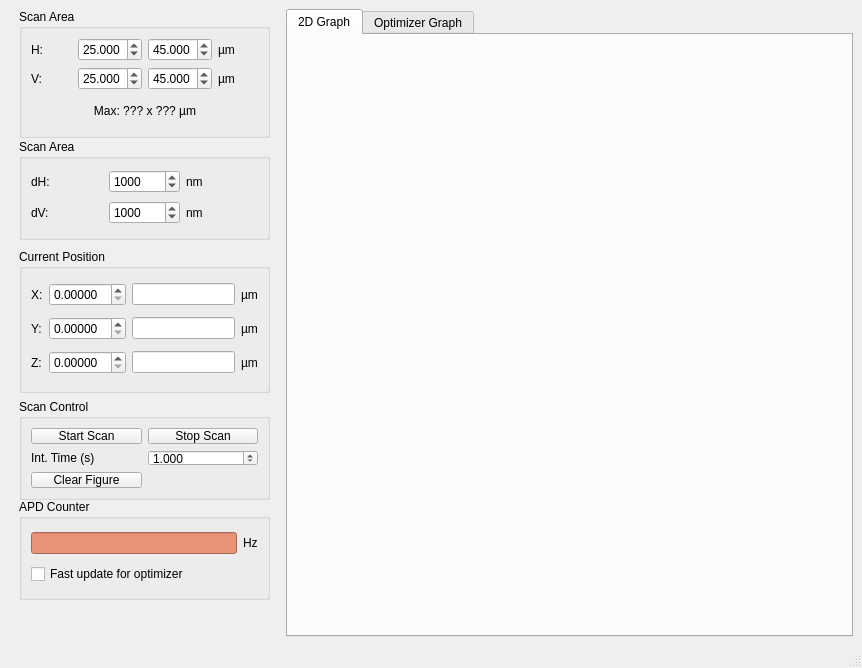
<?xml version="1.0" encoding="UTF-8"?>
<ui version="4.0">
 <class>ConfocalScanMainWindow</class>
 <widget class="QMainWindow" name="ConfocalScanMainWindow">
  <property name="geometry">
   <rect>
    <x>0</x>
    <y>0</y>
    <width>862</width>
    <height>668</height>
   </rect>
  </property>
  <property name="windowTitle">
   <string>Confocal Scan (MCL, NI)</string>
  </property>
  <property name="unifiedTitleAndToolBarOnMac">
   <bool>false</bool>
  </property>
  <widget class="QWidget" name="centralwidget">
   <layout class="QHBoxLayout" name="horizontalLayout_2">
    <item>
     <widget class="QFrame" name="frame">
      <property name="minimumSize">
       <size>
        <width>271</width>
        <height>601</height>
       </size>
      </property>
      <property name="frameShape">
       <enum>QFrame::NoFrame</enum>
      </property>
      <property name="frameShadow">
       <enum>QFrame::Plain</enum>
      </property>
      <widget class="QGroupBox" name="groupBox">
       <property name="geometry">
        <rect>
         <x>10</x>
         <y>0</y>
         <width>251</width>
         <height>129</height>
        </rect>
       </property>
       <property name="title">
        <string>Scan Area</string>
       </property>
       <layout class="QGridLayout" name="gridLayout">
        <item row="0" column="0">
         <widget class="QLabel" name="h_label">
          <property name="text">
           <string>H:</string>
          </property>
         </widget>
        </item>
        <item row="2" column="3">
         <widget class="QLabel" name="label_4">
          <property name="text">
           <string>µm</string>
          </property>
         </widget>
        </item>
        <item row="3" column="1" colspan="2">
         <widget class="QLabel" name="maxdim_label">
          <property name="text">
           <string>Max: ??? x ??? µm</string>
          </property>
          <property name="alignment">
           <set>Qt::AlignCenter</set>
          </property>
         </widget>
        </item>
        <item row="0" column="3">
         <widget class="QLabel" name="label_2">
          <property name="text">
           <string>µm</string>
          </property>
         </widget>
        </item>
        <item row="2" column="0">
         <widget class="QLabel" name="v_label">
          <property name="text">
           <string>V:</string>
          </property>
         </widget>
        </item>
        <item row="0" column="1">
         <widget class="QDoubleSpinBox" name="h0_doubleSpinBox">
          <property name="decimals">
           <number>3</number>
          </property>
          <property name="value">
           <double>25.000000000000000</double>
          </property>
         </widget>
        </item>
        <item row="2" column="1">
         <widget class="QDoubleSpinBox" name="v0_doubleSpinBox">
          <property name="decimals">
           <number>3</number>
          </property>
          <property name="value">
           <double>25.000000000000000</double>
          </property>
         </widget>
        </item>
        <item row="0" column="2">
         <widget class="QDoubleSpinBox" name="h1_doubleSpinBox">
          <property name="decimals">
           <number>3</number>
          </property>
          <property name="value">
           <double>45.000000000000000</double>
          </property>
         </widget>
        </item>
        <item row="2" column="2">
         <widget class="QDoubleSpinBox" name="v1_doubleSpinBox">
          <property name="decimals">
           <number>3</number>
          </property>
          <property name="value">
           <double>45.000000000000000</double>
          </property>
         </widget>
        </item>
       </layout>
      </widget>
      <widget class="QGroupBox" name="groupBox_3">
       <property name="geometry">
        <rect>
         <x>10</x>
         <y>240</y>
         <width>251</width>
         <height>144</height>
        </rect>
       </property>
       <property name="title">
        <string>Current Position</string>
       </property>
       <layout class="QGridLayout" name="gridLayout_3">
        <item row="0" column="0">
         <widget class="QLabel" name="label_10">
          <property name="text">
           <string>X:</string>
          </property>
         </widget>
        </item>
        <item row="0" column="1">
         <widget class="QDoubleSpinBox" name="cx_doubleSpinBox">
          <property name="decimals">
           <number>5</number>
          </property>
         </widget>
        </item>
        <item row="0" column="2">
         <widget class="QLineEdit" name="x_set_lineEdit">
          <property name="sizePolicy">
           <sizepolicy hsizetype="Minimum" vsizetype="Fixed">
            <horstretch>0</horstretch>
            <verstretch>0</verstretch>
           </sizepolicy>
          </property>
         </widget>
        </item>
        <item row="0" column="3">
         <widget class="QLabel" name="label_11">
          <property name="text">
           <string>µm</string>
          </property>
         </widget>
        </item>
        <item row="1" column="0">
         <widget class="QLabel" name="label_12">
          <property name="text">
           <string>Y:</string>
          </property>
         </widget>
        </item>
        <item row="1" column="1">
         <widget class="QDoubleSpinBox" name="cy_doubleSpinBox">
          <property name="decimals">
           <number>5</number>
          </property>
         </widget>
        </item>
        <item row="1" column="2">
         <widget class="QLineEdit" name="y_set_lineEdit">
          <property name="sizePolicy">
           <sizepolicy hsizetype="Minimum" vsizetype="Fixed">
            <horstretch>0</horstretch>
            <verstretch>0</verstretch>
           </sizepolicy>
          </property>
         </widget>
        </item>
        <item row="1" column="3">
         <widget class="QLabel" name="label_13">
          <property name="text">
           <string>µm</string>
          </property>
         </widget>
        </item>
        <item row="2" column="0">
         <widget class="QLabel" name="label_14">
          <property name="text">
           <string>Z:</string>
          </property>
         </widget>
        </item>
        <item row="2" column="1">
         <widget class="QDoubleSpinBox" name="cz_doubleSpinBox">
          <property name="decimals">
           <number>5</number>
          </property>
         </widget>
        </item>
        <item row="2" column="2">
         <widget class="QLineEdit" name="z_set_lineEdit">
          <property name="sizePolicy">
           <sizepolicy hsizetype="Minimum" vsizetype="Fixed">
            <horstretch>0</horstretch>
            <verstretch>0</verstretch>
           </sizepolicy>
          </property>
         </widget>
        </item>
        <item row="2" column="3">
         <widget class="QLabel" name="label_15">
          <property name="text">
           <string>µm</string>
          </property>
         </widget>
        </item>
       </layout>
      </widget>
      <widget class="QGroupBox" name="groupBox_5">
       <property name="geometry">
        <rect>
         <x>10</x>
         <y>490</y>
         <width>251</width>
         <height>101</height>
        </rect>
       </property>
       <property name="title">
        <string>APD Counter</string>
       </property>
       <layout class="QGridLayout" name="gridLayout_5">
        <item row="0" column="1">
         <widget class="QLabel" name="label_16">
          <property name="text">
           <string>Hz</string>
          </property>
         </widget>
        </item>
        <item row="0" column="0">
         <widget class="QLineEdit" name="apd_counter_output_lineEdit">
          <property name="palette">
           <palette>
            <active>
             <colorrole role="WindowText">
              <brush brushstyle="SolidPattern">
               <color alpha="255">
                <red>0</red>
                <green>0</green>
                <blue>0</blue>
               </color>
              </brush>
             </colorrole>
             <colorrole role="Button">
              <brush brushstyle="SolidPattern">
               <color alpha="255">
                <red>232</red>
                <green>146</green>
                <blue>120</blue>
               </color>
              </brush>
             </colorrole>
             <colorrole role="Light">
              <brush brushstyle="SolidPattern">
               <color alpha="255">
                <red>255</red>
                <green>232</green>
                <blue>225</blue>
               </color>
              </brush>
             </colorrole>
             <colorrole role="Midlight">
              <brush brushstyle="SolidPattern">
               <color alpha="255">
                <red>243</red>
                <green>189</green>
                <blue>172</blue>
               </color>
              </brush>
             </colorrole>
             <colorrole role="Dark">
              <brush brushstyle="SolidPattern">
               <color alpha="255">
                <red>116</red>
                <green>73</green>
                <blue>60</blue>
               </color>
              </brush>
             </colorrole>
             <colorrole role="Mid">
              <brush brushstyle="SolidPattern">
               <color alpha="255">
                <red>155</red>
                <green>97</green>
                <blue>80</blue>
               </color>
              </brush>
             </colorrole>
             <colorrole role="Text">
              <brush brushstyle="SolidPattern">
               <color alpha="255">
                <red>0</red>
                <green>0</green>
                <blue>0</blue>
               </color>
              </brush>
             </colorrole>
             <colorrole role="BrightText">
              <brush brushstyle="SolidPattern">
               <color alpha="255">
                <red>255</red>
                <green>255</green>
                <blue>255</blue>
               </color>
              </brush>
             </colorrole>
             <colorrole role="ButtonText">
              <brush brushstyle="SolidPattern">
               <color alpha="255">
                <red>0</red>
                <green>0</green>
                <blue>0</blue>
               </color>
              </brush>
             </colorrole>
             <colorrole role="Base">
              <brush brushstyle="SolidPattern">
               <color alpha="255">
                <red>232</red>
                <green>146</green>
                <blue>120</blue>
               </color>
              </brush>
             </colorrole>
             <colorrole role="Window">
              <brush brushstyle="SolidPattern">
               <color alpha="255">
                <red>232</red>
                <green>146</green>
                <blue>120</blue>
               </color>
              </brush>
             </colorrole>
             <colorrole role="Shadow">
              <brush brushstyle="SolidPattern">
               <color alpha="255">
                <red>0</red>
                <green>0</green>
                <blue>0</blue>
               </color>
              </brush>
             </colorrole>
             <colorrole role="AlternateBase">
              <brush brushstyle="SolidPattern">
               <color alpha="255">
                <red>243</red>
                <green>200</green>
                <blue>187</blue>
               </color>
              </brush>
             </colorrole>
             <colorrole role="ToolTipBase">
              <brush brushstyle="SolidPattern">
               <color alpha="255">
                <red>255</red>
                <green>255</green>
                <blue>220</blue>
               </color>
              </brush>
             </colorrole>
             <colorrole role="ToolTipText">
              <brush brushstyle="SolidPattern">
               <color alpha="255">
                <red>0</red>
                <green>0</green>
                <blue>0</blue>
               </color>
              </brush>
             </colorrole>
            </active>
            <inactive>
             <colorrole role="WindowText">
              <brush brushstyle="SolidPattern">
               <color alpha="255">
                <red>0</red>
                <green>0</green>
                <blue>0</blue>
               </color>
              </brush>
             </colorrole>
             <colorrole role="Button">
              <brush brushstyle="SolidPattern">
               <color alpha="255">
                <red>232</red>
                <green>146</green>
                <blue>120</blue>
               </color>
              </brush>
             </colorrole>
             <colorrole role="Light">
              <brush brushstyle="SolidPattern">
               <color alpha="255">
                <red>255</red>
                <green>232</green>
                <blue>225</blue>
               </color>
              </brush>
             </colorrole>
             <colorrole role="Midlight">
              <brush brushstyle="SolidPattern">
               <color alpha="255">
                <red>243</red>
                <green>189</green>
                <blue>172</blue>
               </color>
              </brush>
             </colorrole>
             <colorrole role="Dark">
              <brush brushstyle="SolidPattern">
               <color alpha="255">
                <red>116</red>
                <green>73</green>
                <blue>60</blue>
               </color>
              </brush>
             </colorrole>
             <colorrole role="Mid">
              <brush brushstyle="SolidPattern">
               <color alpha="255">
                <red>155</red>
                <green>97</green>
                <blue>80</blue>
               </color>
              </brush>
             </colorrole>
             <colorrole role="Text">
              <brush brushstyle="SolidPattern">
               <color alpha="255">
                <red>0</red>
                <green>0</green>
                <blue>0</blue>
               </color>
              </brush>
             </colorrole>
             <colorrole role="BrightText">
              <brush brushstyle="SolidPattern">
               <color alpha="255">
                <red>255</red>
                <green>255</green>
                <blue>255</blue>
               </color>
              </brush>
             </colorrole>
             <colorrole role="ButtonText">
              <brush brushstyle="SolidPattern">
               <color alpha="255">
                <red>0</red>
                <green>0</green>
                <blue>0</blue>
               </color>
              </brush>
             </colorrole>
             <colorrole role="Base">
              <brush brushstyle="SolidPattern">
               <color alpha="255">
                <red>232</red>
                <green>146</green>
                <blue>120</blue>
               </color>
              </brush>
             </colorrole>
             <colorrole role="Window">
              <brush brushstyle="SolidPattern">
               <color alpha="255">
                <red>232</red>
                <green>146</green>
                <blue>120</blue>
               </color>
              </brush>
             </colorrole>
             <colorrole role="Shadow">
              <brush brushstyle="SolidPattern">
               <color alpha="255">
                <red>0</red>
                <green>0</green>
                <blue>0</blue>
               </color>
              </brush>
             </colorrole>
             <colorrole role="AlternateBase">
              <brush brushstyle="SolidPattern">
               <color alpha="255">
                <red>243</red>
                <green>200</green>
                <blue>187</blue>
               </color>
              </brush>
             </colorrole>
             <colorrole role="ToolTipBase">
              <brush brushstyle="SolidPattern">
               <color alpha="255">
                <red>255</red>
                <green>255</green>
                <blue>220</blue>
               </color>
              </brush>
             </colorrole>
             <colorrole role="ToolTipText">
              <brush brushstyle="SolidPattern">
               <color alpha="255">
                <red>0</red>
                <green>0</green>
                <blue>0</blue>
               </color>
              </brush>
             </colorrole>
            </inactive>
            <disabled>
             <colorrole role="WindowText">
              <brush brushstyle="SolidPattern">
               <color alpha="255">
                <red>116</red>
                <green>73</green>
                <blue>60</blue>
               </color>
              </brush>
             </colorrole>
             <colorrole role="Button">
              <brush brushstyle="SolidPattern">
               <color alpha="255">
                <red>232</red>
                <green>146</green>
                <blue>120</blue>
               </color>
              </brush>
             </colorrole>
             <colorrole role="Light">
              <brush brushstyle="SolidPattern">
               <color alpha="255">
                <red>255</red>
                <green>232</green>
                <blue>225</blue>
               </color>
              </brush>
             </colorrole>
             <colorrole role="Midlight">
              <brush brushstyle="SolidPattern">
               <color alpha="255">
                <red>243</red>
                <green>189</green>
                <blue>172</blue>
               </color>
              </brush>
             </colorrole>
             <colorrole role="Dark">
              <brush brushstyle="SolidPattern">
               <color alpha="255">
                <red>116</red>
                <green>73</green>
                <blue>60</blue>
               </color>
              </brush>
             </colorrole>
             <colorrole role="Mid">
              <brush brushstyle="SolidPattern">
               <color alpha="255">
                <red>155</red>
                <green>97</green>
                <blue>80</blue>
               </color>
              </brush>
             </colorrole>
             <colorrole role="Text">
              <brush brushstyle="SolidPattern">
               <color alpha="255">
                <red>116</red>
                <green>73</green>
                <blue>60</blue>
               </color>
              </brush>
             </colorrole>
             <colorrole role="BrightText">
              <brush brushstyle="SolidPattern">
               <color alpha="255">
                <red>255</red>
                <green>255</green>
                <blue>255</blue>
               </color>
              </brush>
             </colorrole>
             <colorrole role="ButtonText">
              <brush brushstyle="SolidPattern">
               <color alpha="255">
                <red>116</red>
                <green>73</green>
                <blue>60</blue>
               </color>
              </brush>
             </colorrole>
             <colorrole role="Base">
              <brush brushstyle="SolidPattern">
               <color alpha="255">
                <red>232</red>
                <green>146</green>
                <blue>120</blue>
               </color>
              </brush>
             </colorrole>
             <colorrole role="Window">
              <brush brushstyle="SolidPattern">
               <color alpha="255">
                <red>232</red>
                <green>146</green>
                <blue>120</blue>
               </color>
              </brush>
             </colorrole>
             <colorrole role="Shadow">
              <brush brushstyle="SolidPattern">
               <color alpha="255">
                <red>0</red>
                <green>0</green>
                <blue>0</blue>
               </color>
              </brush>
             </colorrole>
             <colorrole role="AlternateBase">
              <brush brushstyle="SolidPattern">
               <color alpha="255">
                <red>232</red>
                <green>146</green>
                <blue>120</blue>
               </color>
              </brush>
             </colorrole>
             <colorrole role="ToolTipBase">
              <brush brushstyle="SolidPattern">
               <color alpha="255">
                <red>255</red>
                <green>255</green>
                <blue>220</blue>
               </color>
              </brush>
             </colorrole>
             <colorrole role="ToolTipText">
              <brush brushstyle="SolidPattern">
               <color alpha="255">
                <red>0</red>
                <green>0</green>
                <blue>0</blue>
               </color>
              </brush>
             </colorrole>
            </disabled>
           </palette>
          </property>
          <property name="readOnly">
           <bool>true</bool>
          </property>
         </widget>
        </item>
        <item row="1" column="0">
         <widget class="QCheckBox" name="fast_update_checkBox">
          <property name="text">
           <string>Fast update for optimizer</string>
          </property>
         </widget>
        </item>
       </layout>
      </widget>
      <widget class="QGroupBox" name="groupBox_2">
       <property name="geometry">
        <rect>
         <x>10</x>
         <y>130</y>
         <width>251</width>
         <height>101</height>
        </rect>
       </property>
       <property name="title">
        <string>Scan Area</string>
       </property>
       <layout class="QGridLayout" name="gridLayout_2">
        <item row="1" column="2">
         <widget class="QLabel" name="label_9">
          <property name="text">
           <string>nm</string>
          </property>
         </widget>
        </item>
        <item row="1" column="0">
         <widget class="QLabel" name="dv_label">
          <property name="text">
           <string>dV:</string>
          </property>
         </widget>
        </item>
        <item row="0" column="2">
         <widget class="QLabel" name="label_7">
          <property name="text">
           <string>nm</string>
          </property>
         </widget>
        </item>
        <item row="0" column="0">
         <widget class="QLabel" name="dh_label">
          <property name="text">
           <string>dH:</string>
          </property>
         </widget>
        </item>
        <item row="0" column="1">
         <widget class="QSpinBox" name="dh_spinBox">
          <property name="suffix">
           <string/>
          </property>
          <property name="maximum">
           <number>100000</number>
          </property>
          <property name="singleStep">
           <number>50</number>
          </property>
          <property name="value">
           <number>1000</number>
          </property>
         </widget>
        </item>
        <item row="1" column="1">
         <widget class="QSpinBox" name="dv_spinBox">
          <property name="maximum">
           <number>100000</number>
          </property>
          <property name="singleStep">
           <number>50</number>
          </property>
          <property name="value">
           <number>1000</number>
          </property>
         </widget>
        </item>
       </layout>
      </widget>
      <widget class="QGroupBox" name="groupBox_4">
       <property name="geometry">
        <rect>
         <x>10</x>
         <y>390</y>
         <width>251</width>
         <height>101</height>
        </rect>
       </property>
       <property name="title">
        <string>Scan Control</string>
       </property>
       <layout class="QGridLayout" name="gridLayout_4">
        <item row="0" column="0">
         <widget class="QPushButton" name="scan_start_pushButton">
          <property name="text">
           <string>Start Scan</string>
          </property>
         </widget>
        </item>
        <item row="0" column="1">
         <widget class="QPushButton" name="scan_stop_pushButton">
          <property name="text">
           <string>Stop Scan</string>
          </property>
         </widget>
        </item>
        <item row="1" column="1">
         <widget class="QDoubleSpinBox" name="pixel_time_doubleSpinBox">
          <property name="decimals">
           <number>3</number>
          </property>
          <property name="minimum">
           <double>0.001000000000000</double>
          </property>
          <property name="maximum">
           <double>999.990000000000009</double>
          </property>
          <property name="singleStep">
           <double>0.100000000000000</double>
          </property>
          <property name="value">
           <double>1.000000000000000</double>
          </property>
         </widget>
        </item>
        <item row="1" column="0">
         <widget class="QLabel" name="label">
          <property name="text">
           <string>Int. Time (s)</string>
          </property>
         </widget>
        </item>
        <item row="2" column="0">
         <widget class="QPushButton" name="clearfig_pushButton">
          <property name="text">
           <string>Clear Figure</string>
          </property>
         </widget>
        </item>
       </layout>
      </widget>
     </widget>
    </item>
    <item>
     <widget class="QTabWidget" name="tabWidget">
      <property name="tabShape">
       <enum>QTabWidget::Rounded</enum>
      </property>
      <property name="currentIndex">
       <number>0</number>
      </property>
      <widget class="QWidget" name="plot2d_widget">
       <attribute name="title">
        <string>2D Graph</string>
       </attribute>
       <layout class="QVBoxLayout" name="plot2D_verticalLayout"/>
      </widget>
      <widget class="QWidget" name="plot_optimize_widget">
       <attribute name="title">
        <string>Optimizer Graph</string>
       </attribute>
       <layout class="QVBoxLayout" name="plot_optimize_verticalLayout"/>
      </widget>
     </widget>
    </item>
   </layout>
   <zorder>tabWidget</zorder>
   <zorder>frame</zorder>
  </widget>
  <widget class="QMenuBar" name="menubar">
   <property name="geometry">
    <rect>
     <x>0</x>
     <y>0</y>
     <width>862</width>
     <height>22</height>
    </rect>
   </property>
  </widget>
  <widget class="QStatusBar" name="statusbar"/>
 </widget>
 <resources/>
 <connections/>
</ui>
